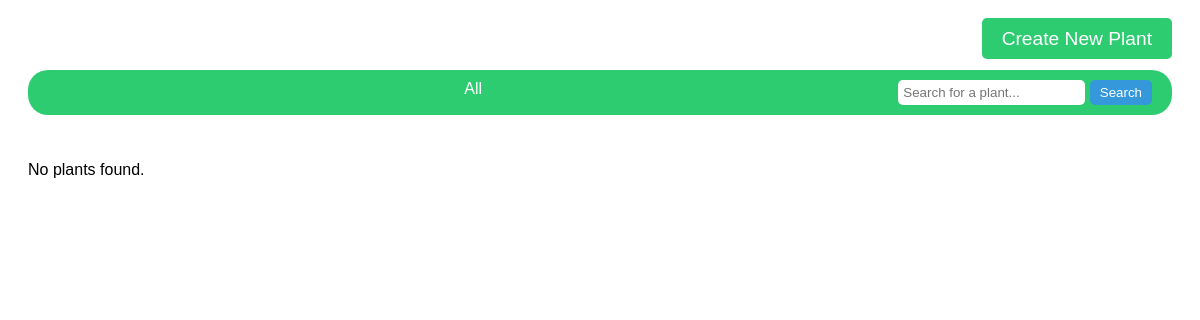
Page /plants/?category=1 on the earlier database version.
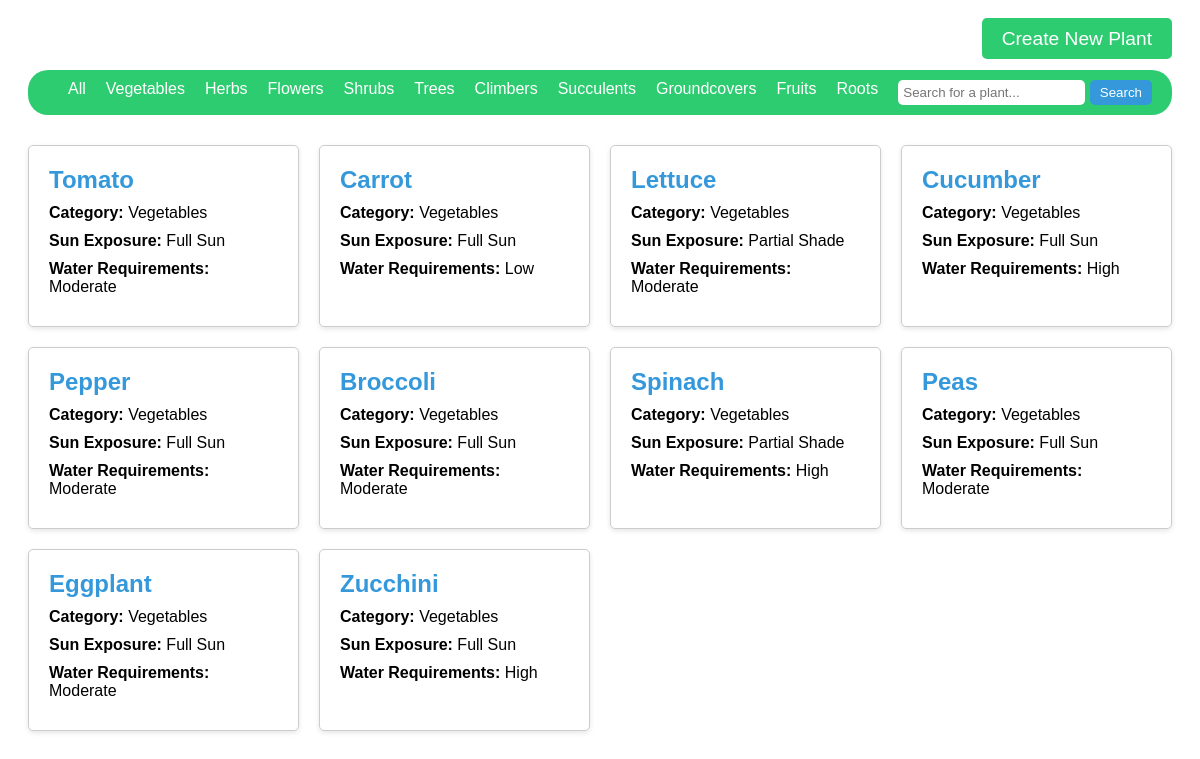
Same page on the later database version.
### plants/models.py (models this page shows, shortened)
class PlantCategory(models.Model):
    name = models.CharField(max_length=100)

class Plant(models.Model):
    name = models.CharField(max_length=100)
    description = models.TextField(blank=True)  # Optional description of the plant
    category = models.ForeignKey(PlantCategory, on_delete=models.SET_NULL, null=  True) # Each plant belongs to a category
    sun_exposure = models.CharField(max_length=50, choices=[
        ('full_sun', 'Full Sun'),
        ('partial_shade', 'Partial Shade'),
        ('full_shade', 'Full Shade'),
    ])  # Sunlight requirements (e.g., full sun, partial shade)
    water_requirements = models.CharField(max_length=50, choices=[
        ('low', 'Low'),
        ('moderate', 'Moderate'),
        ('high', 'High'),
    ])  # Watering needs (e.g., frequent, moderate)
    soil_requirements = models.CharField(max_length=100)
    bloom_time = models.CharField(max_length=50, choices=[
        ('spring', 'Spring'),
        ('summer', 'Summer'),
        ('fall', 'Fall'),
        ('winter', 'Winter'),
    ], blank=True, null=True)  # Flowering time for plants which is optional for some plants
    harvest_time = models.CharField(max_length=50, blank=True, null=True)  # Optional harvest time for vegetables and fruit-bearing plants

### plants/views.py (the view)
# urls.py: path('', views.plant_list, name='plant_list'),  # URL for the plant list
def plant_list(request):
    category_id = request.GET.get('category')  # Get the selected category from the query string
    search_query = request.GET.get('search')  # Get the search query from the query string
    plants = Plant.objects.all()
    if category_id:
        plants = plants.filter(category_id=category_id)  # Filter by category
    if search_query:
        plants = plants.filter(Q(name__icontains=search_query))  # Filter by search query
    categories = PlantCategory.objects.all()  # Get all plant categories
    return render(request, 'plants/plant_list.html', {'plants': plants, 'categories': categories})

### plants/templates/plants/plant_list.html (shortened to what this page needs)
{% load static %}
<!DOCTYPE html>
<html lang="en">
<head>
    <link rel="stylesheet" href="{% static 'plants/css/plant_list.css' %}">
</head>
<body>
     <div class="create-plant-container">
        <a href="{% url 'plant_create' %}" class="btn-create">Create New Plant</a>
    </div>
    <nav class="navbar">
        <div class="navbar-container">
            <ul class="navbar-categories">
                <li><a href="{% url 'plant_list' %}">All</a></li>
                {% for category in categories %}
                    <li><a href="?category={{ category.id }}">{{ category.name }}</a></li>
                {% endfor %}
            </ul>
            <div class="navbar-search">
                <form method="GET" action="{% url 'plant_list' %}">
                    <input type="text" name="search" placeholder="Search for a plant..." value="{{ request.GET.search }}">
                    <button type="submit">Search</button>
                </form>
            </div>
        </div>
    </nav>
    <div class="plant-list">
        {% if plants %}
            {% for plant in plants %}
                <div class="plant-card">
                    <h2><a href="{% url 'plant_detail' plant.id %}">{{ plant.name }}</a></h2>
                    <p><strong>Category:</strong> {{ plant.category.name }}</p>
                    <p><strong>Sun Exposure:</strong> {{ plant.get_sun_exposure_display }}</p>
                    <p><strong>Water Requirements:</strong> {{ plant.get_water_requirements_display }}</p>
                </div>
            {% endfor %}
        {% else %}
            <p>No plants found.</p>
        {% endif %}
    </div>
</body>
</html>

Differences in the rows shown:
added PlantCategory: name "Vegetables"
added PlantCategory: name "Herbs"
added PlantCategory: name "Flowers"
added PlantCategory: name "Shrubs"
added PlantCategory: name "Trees"
added PlantCategory: name "Climbers"
added PlantCategory: name "Succulents"
added PlantCategory: name "Groundcovers"
added PlantCategory: name "Fruits"
added PlantCategory: name "Roots"
added Plant: name "Tomato", category.name "Vegetables", sun_exposure "Full Sun", water_requirements "Moderate"
added Plant: name "Carrot", category.name "Vegetables", sun_exposure "Full Sun", water_requirements "Low"
added Plant: name "Lettuce", category.name "Vegetables", sun_exposure "Partial Shade", water_requirements "Moderate"
added Plant: name "Cucumber", category.name "Vegetables", sun_exposure "Full Sun", water_requirements "High"
added Plant: name "Pepper", category.name "Vegetables", sun_exposure "Full Sun", water_requirements "Moderate"
added Plant: name "Broccoli", category.name "Vegetables", sun_exposure "Full Sun", water_requirements "Moderate"
added Plant: name "Spinach", category.name "Vegetables", sun_exposure "Partial Shade", water_requirements "High"
added Plant: name "Peas", category.name "Vegetables", sun_exposure "Full Sun", water_requirements "Moderate"
added Plant: name "Eggplant", category.name "Vegetables", sun_exposure "Full Sun", water_requirements "Moderate"
added Plant: name "Zucchini", category.name "Vegetables", sun_exposure "Full Sun", water_requirements "High"
Other differences:
text no longer shown: "No plants found."
